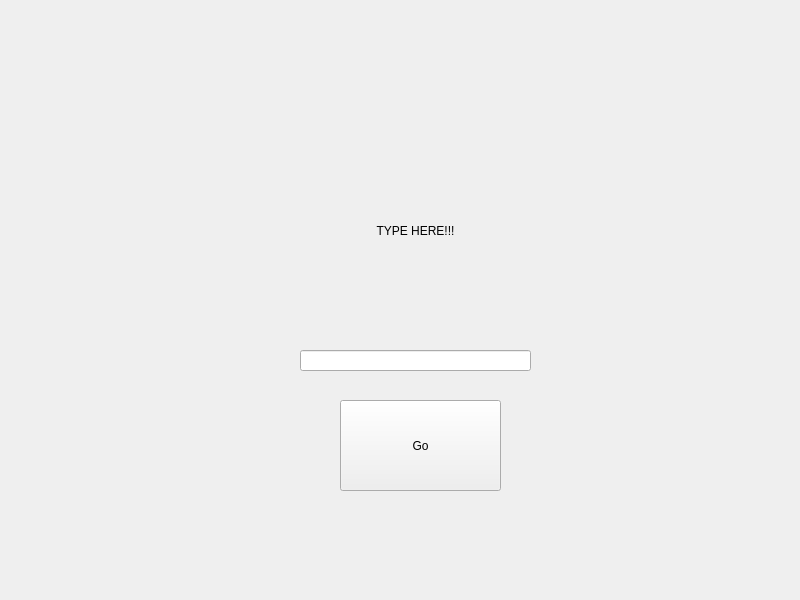
<?xml version="1.0" encoding="UTF-8"?>
<ui version="4.0">
 <class>type_page</class>
 <widget class="QWidget" name="type_page">
  <property name="geometry">
   <rect>
    <x>0</x>
    <y>0</y>
    <width>800</width>
    <height>600</height>
   </rect>
  </property>
  <property name="windowTitle">
   <string>Type</string>
  </property>
  <widget class="QPushButton" name="go_button">
   <property name="geometry">
    <rect>
     <x>340</x>
     <y>400</y>
     <width>161</width>
     <height>91</height>
    </rect>
   </property>
   <property name="text">
    <string>Go</string>
   </property>
  </widget>
  <widget class="QLineEdit" name="input_box">
   <property name="geometry">
    <rect>
     <x>300</x>
     <y>350</y>
     <width>231</width>
     <height>21</height>
    </rect>
   </property>
  </widget>
  <widget class="QLabel" name="type_here">
   <property name="geometry">
    <rect>
     <x>240</x>
     <y>160</y>
     <width>351</width>
     <height>141</height>
    </rect>
   </property>
   <property name="text">
    <string>TYPE HERE!!!</string>
   </property>
   <property name="alignment">
    <set>Qt::AlignCenter</set>
   </property>
  </widget>
 </widget>
 <resources/>
 <connections/>
</ui>
